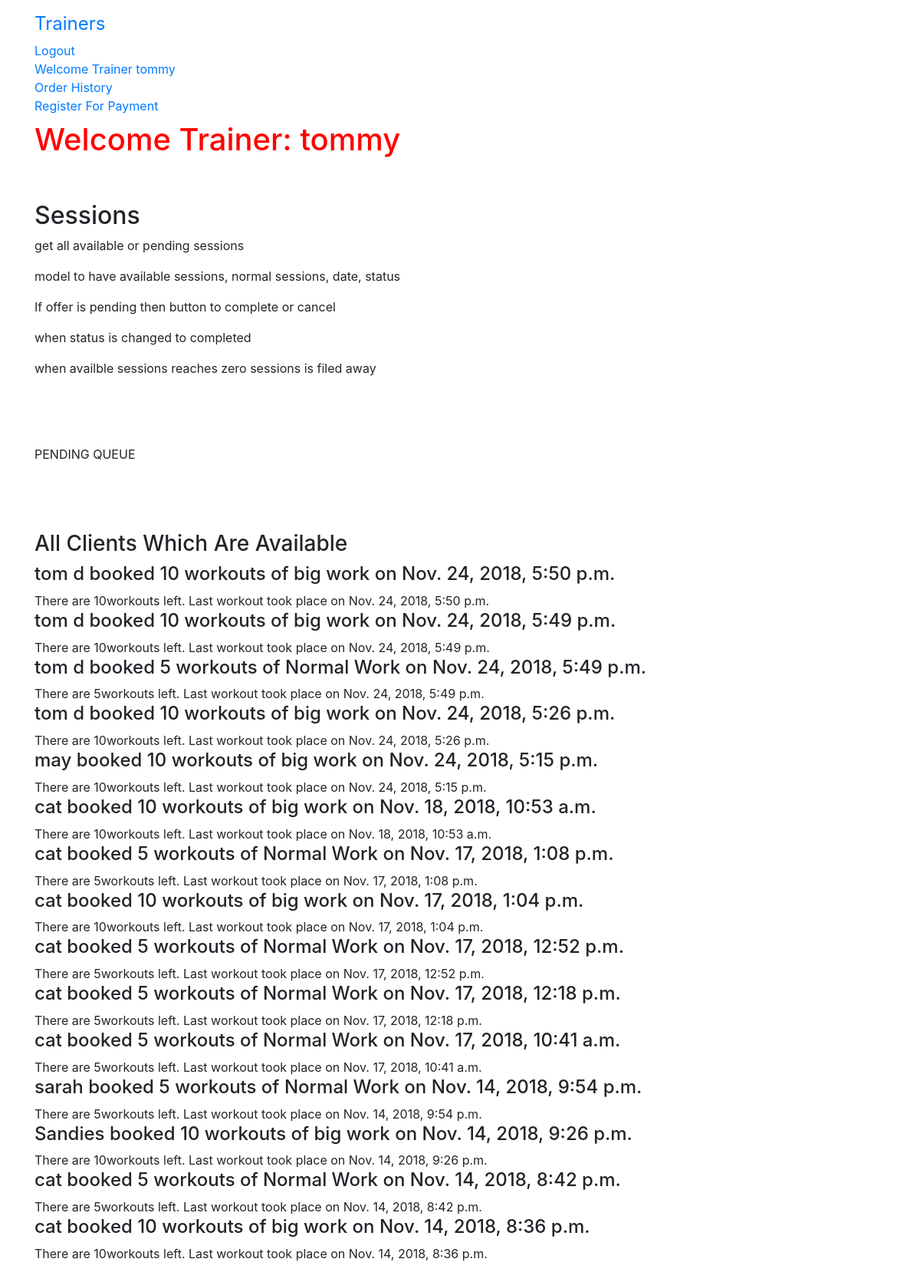
Page /trainer_profile/ (signed in) on the committed database.
### gym/models.py (models this page shows)
class User(AbstractUser):
    is_trainer = models.BooleanField(default=False)
    is_client= models.BooleanField(default=False)

### session/models.py (models this page shows)
class Session(models.Model):
    client_id = models.CharField(max_length=250, default='none')
    trainer_id = models.CharField(max_length=250, default='none')
    order = models.ForeignKey(Order,on_delete=models.CASCADE)
    total_sessions = models.PositiveIntegerField(default=0)
    workout_name = models.CharField(max_length=250)
    status = models.CharField(max_length=250, default='available')
    date = models.DateTimeField(auto_now_add=True)
    class Meta:
        db_table = 'Session'
        ordering = ['-order'] #to have the most recent order come up first

class AvailableSession(models.Model):
    session = models.ForeignKey(Session,on_delete=models.CASCADE,related_name='availablesession')
    available_sessions = models.PositiveIntegerField(default=0)
    date = models.DateTimeField(auto_now_add=True)
    class Meta:
        db_table = 'AvailableSession'

### order/models.py (models this page shows, shortened)
class Order(models.Model):
    client_name = models.CharField(max_length=250, default='none')
    trainer_name = models.CharField(max_length=250, default='none') #new addition
    token = models.CharField(max_length=250,blank=True)
    total = models.DecimalField(max_digits=10,decimal_places=2,verbose_name='GBP Order Gross Total')
    net_pay = models.DecimalField(max_digits=10,decimal_places=2,verbose_name='GBP Order Net Total', default=0.00)
    stripe_fee = models.DecimalField(max_digits=10,decimal_places=2,verbose_name='Stripe Fee', default=0.00)
    platform_fee = models.IntegerField(default=2)
    service_fee = models.DecimalField(max_digits=10,decimal_places=2,verbose_name='Total Service Fee', default=0.00)
    client_email = models.EmailField(max_length=250,blank=True,verbose_name='Client Email')
    trainer_email = models.EmailField(max_length=250,blank=True,verbose_name='Trainer Email')
    created = models.DateTimeField(auto_now_add=True)
    subscription = models.BooleanField(default=False)
    stripe_product_name = models.CharField(max_length=200,default='None')
    stripe_plan_id = models.CharField(max_length=200,default='None')
    class Meta:
        db_table = 'Order'
        ordering = ['-created'] #to have the most recent order come up first

### gym/views.py (the view)
# urls.py: path('trainer_profile/', views.trainerProfileView,name='trainer_profile'),
@login_required
def trainerProfileView(request):
    user_id = request.user.id
    if (request.GET.get('confirm_session')):
        return redirect('gym:client_profile',pk=user_id) #move to pending page
    else: # probably change status to complete
        print('nothing to see here')
        pass
    session_filter = Session.objects.filter(trainer_id=user_id).order_by('-id')
    session_id = []
    for session in session_filter:
            session_id.append(session.id)
    print(session_id)
    available_info = []
    for session in session_id:
        available = AvailableSession.objects.filter(session__id=session)
        for a in available:
            available_info.append(a)
    context = {'session_filter': session_filter, 'available_info': available_info}
    return render(request,'gym/trainer_profile.html', context)

### gym/templates/gym/trainer_profile.html (shortened to what this page needs)
{% extends 'base.html' %}
{% block content %}
  {% if user.is_trainer == True %}
    <h1>Welcome Trainer: {{ user.username }}</h1>
    <br>
    <br>
    <h2>Sessions</h2>
    <p>get all available or pending sessions</p>
    <p>model to have available sessions, normal sessions, date, status</p>
    <p>If offer is pending then button to complete or cancel</p>
    <p>when status is changed to completed</p>
    <p>when availble sessions reaches zero sessions is filed away</p>
    <br>
    <br>
    <br>
    <p>PENDING QUEUE</p>
    <br>
    <br>
    <br>
    <h3>All Clients Which Are Available</h3>
    {% for session in session_filter %}
      {% if session.status == 'available' %}
        <h4>{{ session.order.client_name}} booked {{ session.total_sessions}} workouts of {{session.workout_name}} on {{session.date}}<br></h4>
        {% for a in available_info %}
          {% if a.session_id == session.id %}
          There are {{a.available_sessions}}workouts left. Last workout took place on {{ a.date}}<br>
          {% endif %}
        {% endfor %}
      {% endif %}
    {% endfor%}
    <br>
    <br>
    <br>
  {% else %}
  <p>You are not a trainer</p>
  {% endif %}
{% endblock %}

### gym/templates/base.html (shortened to what this page needs)
<!DOCTYPE html>
{% load staticfiles %}
<html lang="en" dir="ltr">
  <head>
    <link rel="stylesheet" href="https://maxcdn.bootstrapcdn.com/bootstrap/4.0.0/css/bootstrap.min.css">
    <link rel="stylesheet" href="{% static 'gym/css/app.css' %}">
  </head>
  <body>
    <nav class="navbar navbar-default techfont custom-navbar">
      <div class="container">
        <ul class="nav navbar-nav">
          <li> <a class="navbar-brand bigbrand" href="{% url 'gym:trainer_list'%}">Trainers</a> </li>
        {% if user.is_authenticated %}
          <li> <a href="{% url 'logout'%}">Logout</a> </li>
          {% if user.is_trainer == True %}
            <li> <a href="{% url 'gym:trainer_profile'%}">Welcome Trainer {{ user.username }}</a> </li>
          {% else %}
            <li> <a href="{% url 'gym:client_profile' pk=user.pk%}">Welcome {{ user.username }}</a> </li>
            <li> <a href="{% url 'cart:cart_detail'%}"> Cart</a> </li>
          {% endif %}
          {% if user.is_trainer %}
            <li> <a href="{% url 'order:trainer_order_history'%}">Order History</a> </li>
            <li> <a href="{% url 'stripe:stripe_register'%}">Register For Payment</a>  </li>
          {% else %}
            <li> <a href="{% url 'order:order_history'%}">Order History</a> </li>
          {% endif %}
        {% else %}
          <li> <a class="nav-item active" href="{% url 'gym:client_signup'%}"> Register as Client</a> </li>
          <li> <a href="{% url 'gym:trainer_signup'%}"> Register as Trainer</a> </li>
          <li> <a class="nav navbar-right" href="{% url 'login'%}">Login</a> </li>
        {% endif %}
        </ul>
      </div>
    </nav>
    <div class="container">
    {% block content %}
    {% endblock %}
    </div>
  </body>
</html>

### gym/static/gym/css/app.css (style rules this page uses)
h1 { color: red; }
.bigbrand { font-size: 1.5em; }

### rows in the picture
User: username "tommy"
AvailableSession: available_sessions "10", date "Nov. 24, 2018, 5:50 p.m."
AvailableSession: available_sessions "10", date "Nov. 24, 2018, 5:49 p.m."
AvailableSession: available_sessions "5", date "Nov. 24, 2018, 5:49 p.m."
AvailableSession: available_sessions "10", date "Nov. 24, 2018, 5:26 p.m."
AvailableSession: available_sessions "10", date "Nov. 24, 2018, 5:15 p.m."
AvailableSession: available_sessions "10", date "Nov. 18, 2018, 10:53 a.m."
AvailableSession: available_sessions "5", date "Nov. 17, 2018, 1:08 p.m."
AvailableSession: available_sessions "10", date "Nov. 17, 2018, 1:04 p.m."
AvailableSession: available_sessions "5", date "Nov. 17, 2018, 12:52 p.m."
AvailableSession: available_sessions "5", date "Nov. 17, 2018, 12:18 p.m."
AvailableSession: available_sessions "5", date "Nov. 17, 2018, 10:41 a.m."
AvailableSession: available_sessions "5", date "Nov. 14, 2018, 9:54 p.m."
AvailableSession: available_sessions "10", date "Nov. 14, 2018, 9:26 p.m."
AvailableSession: available_sessions "5", date "Nov. 14, 2018, 8:42 p.m."
AvailableSession: available_sessions "10", date "Nov. 14, 2018, 8:36 p.m."

### other values in the picture
{{ session.order.client_name }} "tom d"
{{ session.total_sessions }} "10"
{{ session.workout_name }} "big work"
{{ session.date }} "Nov. 24, 2018, 5:50 p.m."
{{ session.date }} "Nov. 24, 2018, 5:49 p.m."
{{ session.total_sessions }} "5"
{{ session.workout_name }} "Normal Work"
{{ session.date }} "Nov. 24, 2018, 5:26 p.m."
{{ session.order.client_name }} "may"
{{ session.date }} "Nov. 24, 2018, 5:15 p.m."
{{ session.order.client_name }} "cat"
{{ session.date }} "Nov. 18, 2018, 10:53 a.m."
{{ session.date }} "Nov. 17, 2018, 1:08 p.m."
{{ session.date }} "Nov. 17, 2018, 1:04 p.m."
{{ session.date }} "Nov. 17, 2018, 12:52 p.m."
